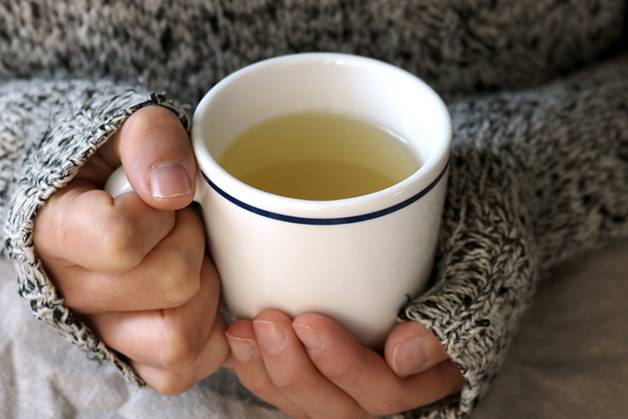
//> input picture opencv_proj/practice/00.jpg, 628 x 419 px
$ ./14_gaussian_otsu   (built with g++ and OpenCV 4)
//> lines starting //> are read from the running program, lines starting //| are printed output that depends on the picture; after the words box and inside, x2 and y2 are one past the last pixel; in counts of white or black regions, pixels touching at a corner belong together
#include <opencv2/opencv.hpp>
#include <iostream>

using namespace cv;
using namespace std;

int main()
{


	Mat img = imread("00.jpg");
//> img is the input picture: 419 rows x 628 cols, CV_8UC3; mean B, G, R 97, 108.7, 124

	Mat gray , binary , binary_th , binary_ad;
	cvtColor(img , gray , CV_RGB2GRAY);
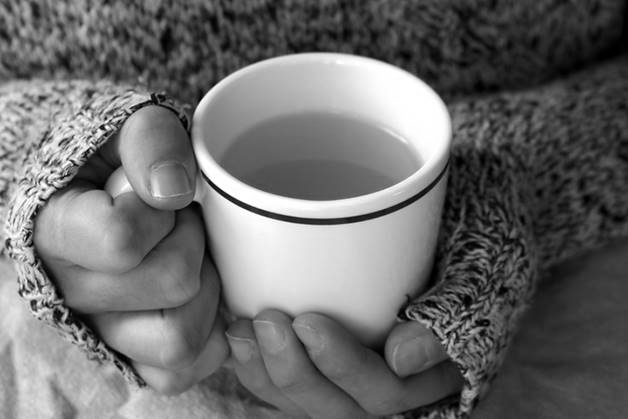
//> gray: 419 rows x 628 cols, CV_8UC1; min 0, max 255, mean 107

	threshold(gray, binary_th , 128 , 255 , CV_THRESH_BINARY);
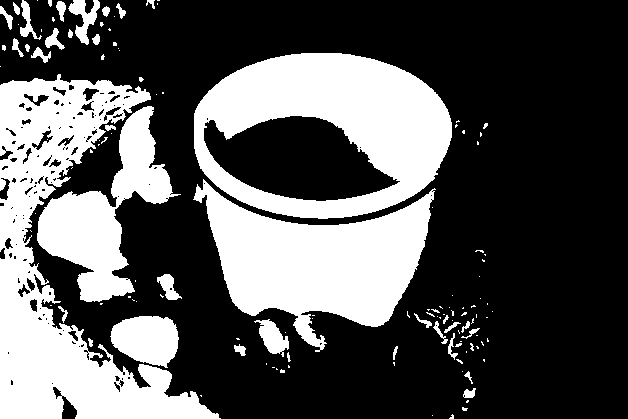
//> binary_th: 419 rows x 628 cols, CV_8UC1; 33.7% white; 130 white regions (92 under 20 px), largest, box (x1, y1, x2, y2) and area: (0, 74, 221, 419) 27441, (194, 53, 452, 219) 23502, (193, 179, 436, 352) 20439
	cv::adaptiveThreshold(gray , binary_ad , 2244 , cv::ADAPTIVE_THRESH_MEAN_C, THRESH_BINARY , 9 ,5);
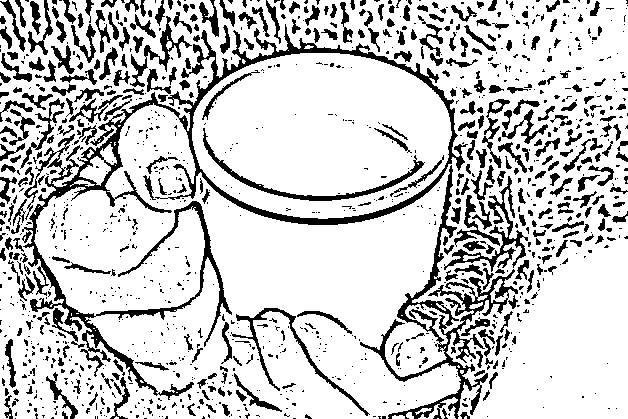
//> binary_ad: 419 rows x 628 cols, CV_8UC1; 80.1% white; 1204 black regions (828 under 20 px), largest, box (x1, y1, x2, y2) and area: (22, 24, 468, 400) 12219, (360, 165, 518, 419) 4846, (444, 176, 528, 272) 1264
	GaussianBlur(gray , gray , Size(7,7) , 0);
	threshold(gray , binary , 0 , 255 , CV_THRESH_BINARY+THRESH_OTSU);
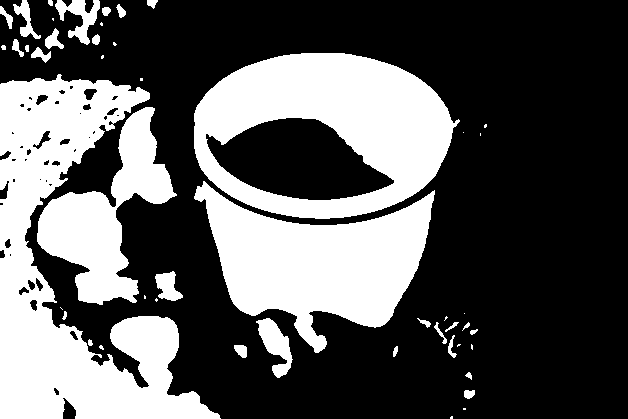
//> binary: 419 rows x 628 cols, CV_8UC1; 35% white; 49 white regions (18 under 20 px), largest, box (x1, y1, x2, y2) and area: (0, 74, 221, 419) 31442, (194, 53, 460, 219) 24554, (194, 181, 435, 353) 20753

	imshow("img" , img);
	imshow("otsu" ,binary);
	imshow("binary_ad" ,binary_ad);
	imshow("binary_th" ,binary_th);


	waitKey(0);

	return 0;
}
